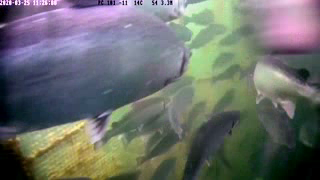
#> input picture frame 6 of SeaThru/enhanced_video_1.avi, 320 x 180 px, given in place of 2022_08_05_06_00_00.mkv, which was not available
$ python main.py
#> lines starting #> are read from the running program, lines starting #| are printed output that depends on the picture; pictures that were not available may be replaced by others from this repository, and a replacement may not be noted
import numpy as np
import pywt
import cv2
from scipy.fft import fft, ifft
from scipy import signal

def main():
    filePath = "C:/Users/vscha/Documents/USM/2022-2/pdi_real/proyecto"
    cap = cv2.VideoCapture(filePath + "/data/2022_08_05_06_00_00.mkv")
    if (cap.isOpened()== False):
        print("Error opening video stream or file")

    # Read until video is completed
    while(cap.isOpened()):
    # Capture frame-by-frame
        ret, frame = cap.read()
#> frame is the input picture: shape (180, 320, 3); mean B, G, R 108, 110.8, 107.6
        if ret == True:

            histogramas = w2d(frame)
#> in w2d, `imArray = cv2.cvtColor( imArray,cv2.COLOR_RGB2GRAY )`:
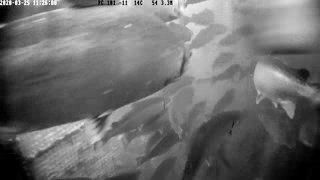
#> imArray: shape (180, 320); min 0, max 246, mean 109.6
#> in w2d, `coeffs = pywt.wavedec2(imArray, mode, level=level)`: coeffs = 2 items
#> in w2d, `imArray_H = pywt.waverec2(coeffs_H, mode)`:
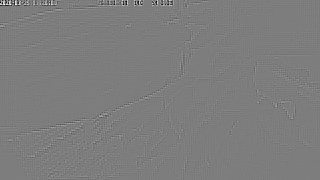
#> imArray_H: shape (180, 320) float32; min -0.5, max 0.516, mean -4.14e-12; drawn with min black and max white
#> in w2d, `imArray_H = np.uint8(imArray_H)`:
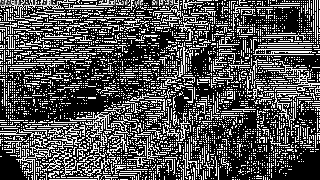
#> imArray_H: shape (180, 320); min 0, max 255, mean 80.3


            gray = cv2.cvtColor(frame, cv2.COLOR_BGR2GRAY)

            c = 255 / np.log(1 + np.max(gray))
#> c = 46.35
            log_image = c * (np.log(gray + 1))
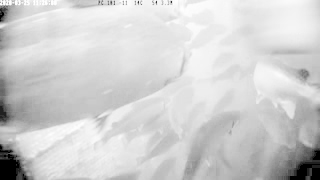
#> log_image: shape (180, 320) float16; min 0, max 254.9, mean 208.4
            log_image = np.array(log_image, dtype = np.uint8)

            # Specify the data type so that
            # float value will be converted to int

            fast_fourier_transform = fft(log_image)
            sos = signal.butter(10, 15, 'hp', fs=1000, output='sos')
            filtered = signal.sosfilt(sos, fast_fourier_transform)
            inverse_transform = ifft(filtered)

            result_image_after_filter = np.exp(inverse_transform * (np.log(256)) / 255) - 1
            result_image_after_filter = np.array(result_image_after_filter, dtype = np.uint8)
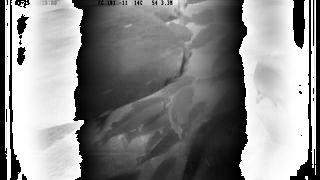
#> result_image_after_filter: shape (180, 320); min 0, max 255, mean 137.4

            vis = cv2.cvtColor(result_image_after_filter, cv2.COLOR_GRAY2BGR)
            vis_gray = cv2.cvtColor(vis, cv2.COLOR_BGR2GRAY)

            cv2.imshow('Frame',vis_gray)
            #break

            # Press Q on keyboard to  exit
            if cv2.waitKey(25) & 0xFF == ord('q'):
#> (key q is pressed here)
                break

        # Break the loop
        else:
            break

# When everything done, release the video capture object
    cap.release()

# Closes all the frames
cv2.destroyAllWindows()

def w2d(img, mode='haar', level=1):
    imArray = img

    #Datatype conversions
    #convert to grayscale
    imArray = cv2.cvtColor( imArray,cv2.COLOR_RGB2GRAY )

    #convert to float
    imArray =  np.float32(imArray)
    imArray /= 255

    # compute coefficients
    coeffs = pywt.wavedec2(imArray, mode, level=level)

    #Process Coefficients
    coeffs_H = list(coeffs)
    coeffs_H[0] *= 0

    # reconstruction
    imArray_H = pywt.waverec2(coeffs_H, mode)
    imArray_H *= 255
    imArray_H = np.uint8(imArray_H)

    return imArray_H

if __name__ == "__main__":
    main()

$ run again, starting later in the video
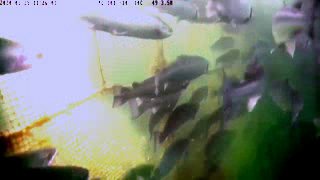
#> input picture frame 27 of SeaThru/enhanced_video_1.avi, 320 x 180 px, given in place of 2022_08_05_06_00_00.mkv, which was not available
#> in main, frame is the input picture: shape (180, 320, 3); mean B, G, R 123.8, 131.4, 124.4
#> coeffs = 2 items
#> in w2d, `imArray_H = np.uint8(imArray_H)`:
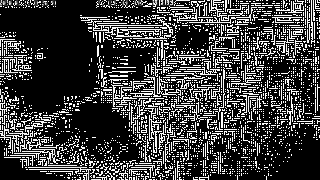
#> imArray_H: shape (180, 320); min 0, max 255, mean 62.6
#> c = 47.4
#> in main, `result_image_after_filter = np.array(result_image_after_filter, dtype ..`:
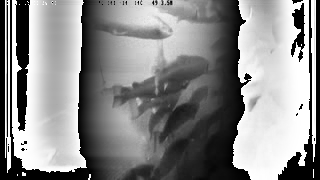
#> result_image_after_filter: shape (180, 320); min 0, max 255, mean 137.4

$ run again, starting later in the video
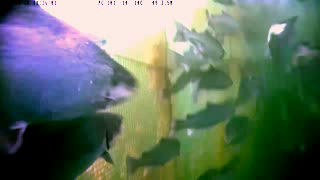
#> input picture frame 48 of SeaThru/enhanced_video_1.avi, 320 x 180 px, given in place of 2022_08_05_06_00_00.mkv, which was not available
#> in main, frame is the input picture: shape (180, 320, 3); mean B, G, R 100.6, 115.2, 99.5
#> coeffs = 2 items
#> in w2d, `imArray_H = np.uint8(imArray_H)`:
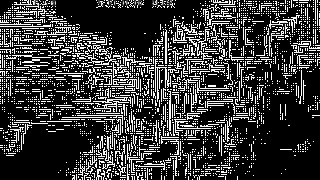
#> imArray_H: shape (180, 320); min 0, max 255, mean 58.4
#> c = 46.22
#> in main, `result_image_after_filter = np.array(result_image_after_filter, dtype ..`:
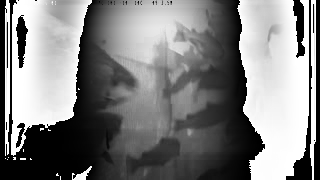
#> result_image_after_filter: shape (180, 320); min 0, max 255, mean 127.9
